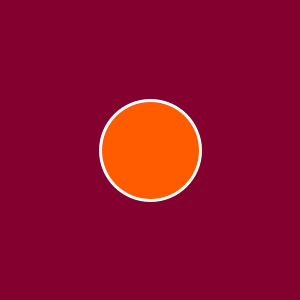
Frame 1 (no input)
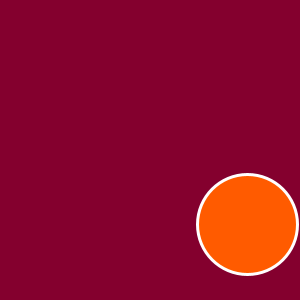
Frame 60 (the mouse pressed at the canvas centre just before this capture)
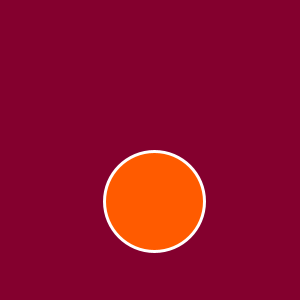
Frame 120 (the mouse held since frame 60 and released just before this capture)

The Processing sketch that drew these frames (run headless with seeded random() and noise(); from frame 60 on, the mouse is pressed at the canvas centre):

// Processing sketch: processing_21128
// ── processing_21128.pde

// bouncing circle
// this time, our circle bounces in both the x and y directions
// also takes the radius of the circle into account when calculating
// when to bounce

float x;
float y;
float speedX = random(1, 2);
float speedY = random(1, 2);
float radius = 50;

//--------------------------------------------------------
void setup() {
  size(300, 300);
  smooth();
  fill(255, 91, 0);
  stroke(255);
  strokeWeight(3);
  // we can't assign x and y up there -- we have to wait until we 
  // called size(), otherwise not be what we expect
  x = width/2;
  y = height/2;
}

//--------------------------------------------------------
void draw() {
  background(132, 0, 46);

  // draw the circle
  ellipse(x, y, radius*2, radius*2);
  
  // move the circle
  x = x + speedX;
  y = y + speedY;

  // bounce when we reach the edges edges! 
  if ( x > (width-radius) || x < radius ) {
    speedX = speedX * -1;
  }
  if ( y > (height-radius) || y < radius ) {
    speedY = speedY * -1;   
  }
}
